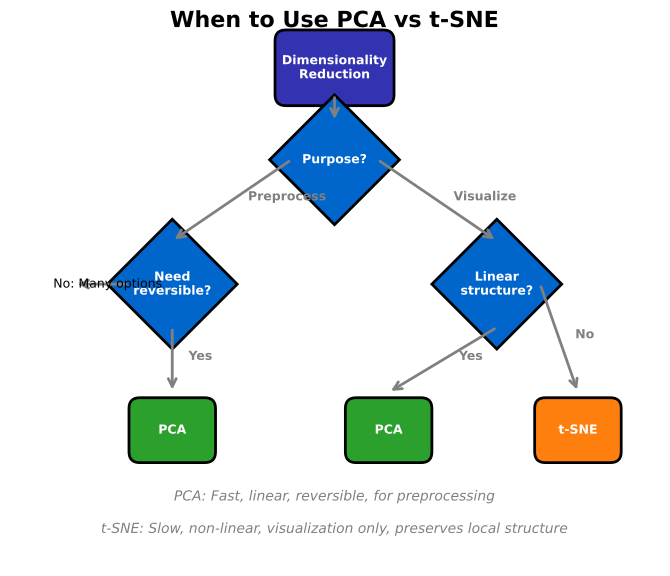

Recreate this plot in Python.
"""Decision Flowchart - When to use PCA vs t-SNE"""
import matplotlib.pyplot as plt
import matplotlib.patches as mpatches
from pathlib import Path

CHART_METADATA = {
    'title': 'PCA vs t-SNE Decision Guide',
    'description': 'Flowchart for choosing between PCA and t-SNE',
    'url': 'https://github.com/Digital-AI-Finance/methods-algorithms/tree/master/slides/L05_PCA_tSNE/07_decision_flowchart'
}

plt.rcParams.update({
    'font.size': 14, 'axes.labelsize': 14, 'axes.titlesize': 16,
    'xtick.labelsize': 13, 'ytick.labelsize': 13, 'legend.fontsize': 13,
    'figure.figsize': (10, 6), 'figure.dpi': 150
})

MLPURPLE = '#3333B2'
MLBLUE = '#0066CC'
MLGREEN = '#2CA02C'
MLRED = '#D62728'
MLORANGE = '#FF7F0E'

fig, ax = plt.subplots(figsize=(10, 6))

def draw_diamond(ax, x, y, text, color=MLBLUE):
    diamond = mpatches.RegularPolygon((x, y), numVertices=4, radius=0.12,
                                       orientation=0, facecolor=color,
                                       edgecolor='black', linewidth=2)
    ax.add_patch(diamond)
    ax.text(x, y, text, ha='center', va='center', fontsize=9,
            fontweight='bold', color='white', wrap=True)

def draw_box(ax, x, y, text, color=MLGREEN, width=0.18, height=0.1):
    box = mpatches.FancyBboxPatch((x - width/2, y - height/2), width, height,
                                   boxstyle="round,pad=0.02,rounding_size=0.02",
                                   facecolor=color, edgecolor='black', linewidth=2)
    ax.add_patch(box)
    ax.text(x, y, text, ha='center', va='center', fontsize=9,
            fontweight='bold', color='white')

def draw_arrow(ax, start, end, label='', color='gray'):
    ax.annotate('', xy=end, xytext=start,
                arrowprops=dict(arrowstyle='->', color=color, lw=2))
    if label:
        mid_x = (start[0] + end[0]) / 2
        mid_y = (start[1] + end[1]) / 2
        ax.text(mid_x + 0.03, mid_y, label, fontsize=9, fontweight='bold', color=color)

# Start
draw_box(ax, 0.5, 0.92, 'Dimensionality\nReduction', MLPURPLE, width=0.18, height=0.1)

# First decision: Purpose?
draw_diamond(ax, 0.5, 0.75, 'Purpose?')
draw_arrow(ax, (0.5, 0.87), (0.5, 0.82))

# Left branch: Feature extraction / Preprocessing
draw_arrow(ax, (0.42, 0.75), (0.2, 0.60), 'Preprocess')
draw_diamond(ax, 0.2, 0.52, 'Need\nreversible?')

# Reversible - Yes -> PCA
draw_arrow(ax, (0.2, 0.44), (0.2, 0.32), 'Yes')
draw_box(ax, 0.2, 0.25, 'PCA', MLGREEN, width=0.12, height=0.08)

# Reversible - No
draw_arrow(ax, (0.12, 0.52), (0.02, 0.52))
ax.text(-0.02, 0.52, 'No: Many options', fontsize=9, va='center')

# Right branch: Visualization
draw_arrow(ax, (0.58, 0.75), (0.8, 0.60), 'Visualize')
draw_diamond(ax, 0.8, 0.52, 'Linear\nstructure?')

# Linear - Yes -> PCA
draw_arrow(ax, (0.8, 0.44), (0.6, 0.32), 'Yes')
draw_box(ax, 0.6, 0.25, 'PCA', MLGREEN, width=0.12, height=0.08)

# Linear - No -> t-SNE
draw_arrow(ax, (0.88, 0.52), (0.95, 0.32), 'No')
draw_box(ax, 0.95, 0.25, 't-SNE', MLORANGE, width=0.12, height=0.08)

# Comparison table
ax.text(0.5, 0.12, 'PCA: Fast, linear, reversible, for preprocessing',
        ha='center', fontsize=10, style='italic', color='gray')
ax.text(0.5, 0.06, 't-SNE: Slow, non-linear, visualization only, preserves local structure',
        ha='center', fontsize=10, style='italic', color='gray')

ax.set_xlim(-0.1, 1.1)
ax.set_ylim(0, 1.0)
ax.set_aspect('equal')
ax.axis('off')
ax.set_title('When to Use PCA vs t-SNE', fontsize=16, fontweight='bold', y=0.98)

plt.tight_layout()
plt.savefig(Path(__file__).parent / 'chart.pdf', dpi=300, bbox_inches='tight')
plt.close()
print("Chart saved: 07_decision_flowchart/chart.pdf")
